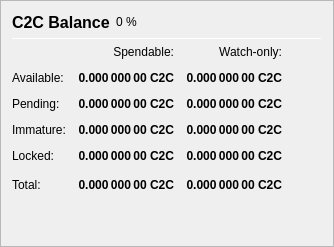
                   <widget class="QFrame" name="frame_Balances">
                    <property name="frameShape">
                     <enum>QFrame::StyledPanel</enum>
                    </property>
                    <property name="frameShadow">
                     <enum>QFrame::Raised</enum>
                    </property>
                    <layout class="QVBoxLayout" name="verticalLayout_4">
                     <item>
                      <layout class="QHBoxLayout" name="horizontalLayout_4">
                       <item>
                        <widget class="QLabel" name="label_5">
                         <property name="minimumSize">
                          <size>
                           <width>0</width>
                           <height>20</height>
                          </size>
                         </property>
                         <property name="font">
                          <font>
                           <pointsize>12</pointsize>
                           <weight>75</weight>
                           <bold>true</bold>
                          </font>
                         </property>
                         <property name="text">
                          <string>C2C Balance</string>
                         </property>
                        </widget>
                       </item>
                       <item>
                        <widget class="QLabel" name="labelC2CPercent">
                         <property name="text">
                          <string notr="true">0 %</string>
                         </property>
                        </widget>
                       </item>
                       <item>
                        <spacer name="horizontalSpacer_3">
                         <property name="orientation">
                          <enum>Qt::Horizontal</enum>
                         </property>
                         <property name="sizeHint" stdset="0">
                          <size>
                           <width>40</width>
                           <height>20</height>
                          </size>
                         </property>
                        </spacer>
                       </item>
                      </layout>
                     </item>
                     <item>
                      <widget class="Line" name="line_Balance">
                       <property name="minimumSize">
                        <size>
                         <width>0</width>
                         <height>1</height>
                        </size>
                       </property>
                       <property name="maximumSize">
                        <size>
                         <width>16777215</width>
                         <height>1</height>
                        </size>
                       </property>
                       <property name="orientation">
                        <enum>Qt::Horizontal</enum>
                       </property>
                      </widget>
                     </item>
                     <item>
                      <layout class="QGridLayout" name="gridLayout">
                       <property name="spacing">
                        <number>12</number>
                       </property>
                       <item row="0" column="1">
                        <widget class="QLabel" name="labelSpendable">
                         <property name="text">
                          <string>Spendable:</string>
                         </property>
                         <property name="alignment">
                          <set>Qt::AlignRight|Qt::AlignTrailing|Qt::AlignVCenter</set>
                         </property>
                        </widget>
                       </item>
                       <item row="0" column="2">
                        <widget class="QLabel" name="labelWatchonly">
                         <property name="text">
                          <string>Watch-only:</string>
                         </property>
                         <property name="alignment">
                          <set>Qt::AlignRight|Qt::AlignTrailing|Qt::AlignVCenter</set>
                         </property>
                        </widget>
                       </item>
                       <item row="1" column="0">
                        <widget class="QLabel" name="labelBalanceText">
                         <property name="text">
                          <string>Available:</string>
                         </property>
                        </widget>
                       </item>
                       <item row="1" column="1">
                        <widget class="QLabel" name="labelBalance">
                         <property name="font">
                          <font>
                           <weight>75</weight>
                           <bold>true</bold>
                          </font>
                         </property>
                         <property name="cursor">
                          <cursorShape>IBeamCursor</cursorShape>
                         </property>
                         <property name="toolTip">
                          <string>Your current spendable balance</string>
                         </property>
                         <property name="text">
                          <string notr="true">0.000 000 00 C2C</string>
                         </property>
                         <property name="alignment">
                          <set>Qt::AlignRight|Qt::AlignTrailing|Qt::AlignVCenter</set>
                         </property>
                         <property name="textInteractionFlags">
                          <set>Qt::LinksAccessibleByMouse|Qt::TextSelectableByKeyboard|Qt::TextSelectableByMouse</set>
                         </property>
                        </widget>
                       </item>
                       <item row="1" column="2">
                        <widget class="QLabel" name="labelWatchAvailable">
                         <property name="font">
                          <font>
                           <weight>75</weight>
                           <bold>true</bold>
                          </font>
                         </property>
                         <property name="cursor">
                          <cursorShape>IBeamCursor</cursorShape>
                         </property>
                         <property name="toolTip">
                          <string>Your current balance in watch-only addresses</string>
                         </property>
                         <property name="text">
                          <string notr="true">0.000 000 00 C2C</string>
                         </property>
                         <property name="alignment">
                          <set>Qt::AlignRight|Qt::AlignTrailing|Qt::AlignVCenter</set>
                         </property>
                         <property name="textInteractionFlags">
                          <set>Qt::LinksAccessibleByMouse|Qt::TextSelectableByKeyboard|Qt::TextSelectableByMouse</set>
                         </property>
                        </widget>
                       </item>
                       <item row="2" column="0">
                        <widget class="QLabel" name="labelPendingText">
                         <property name="text">
                          <string>Pending:</string>
                         </property>
                        </widget>
                       </item>
                       <item row="2" column="1">
                        <widget class="QLabel" name="labelUnconfirmed">
                         <property name="font">
                          <font>
                           <weight>75</weight>
                           <bold>true</bold>
                          </font>
                         </property>
                         <property name="cursor">
                          <cursorShape>IBeamCursor</cursorShape>
                         </property>
                         <property name="toolTip">
                          <string>Total of transactions that have yet to be confirmed, and do not yet count toward the spendable balance</string>
                         </property>
                         <property name="text">
                          <string notr="true">0.000 000 00 C2C</string>
                         </property>
                         <property name="alignment">
                          <set>Qt::AlignRight|Qt::AlignTrailing|Qt::AlignVCenter</set>
                         </property>
                         <property name="textInteractionFlags">
                          <set>Qt::LinksAccessibleByMouse|Qt::TextSelectableByKeyboard|Qt::TextSelectableByMouse</set>
                         </property>
                        </widget>
                       </item>
                       <item row="2" column="2">
                        <widget class="QLabel" name="labelWatchPending">
                         <property name="font">
                          <font>
                           <weight>75</weight>
                           <bold>true</bold>
                          </font>
                         </property>
                         <property name="cursor">
                          <cursorShape>IBeamCursor</cursorShape>
                         </property>
                         <property name="toolTip">
                          <string>Unconfirmed transactions to watch-only addresses</string>
                         </property>
                         <property name="text">
                          <string notr="true">0.000 000 00 C2C</string>
                         </property>
                         <property name="alignment">
                          <set>Qt::AlignRight|Qt::AlignTrailing|Qt::AlignVCenter</set>
                         </property>
                         <property name="textInteractionFlags">
                          <set>Qt::LinksAccessibleByMouse|Qt::TextSelectableByKeyboard|Qt::TextSelectableByMouse</set>
                         </property>
                        </widget>
                       </item>
                       <item row="3" column="0">
                        <widget class="QLabel" name="labelImmatureText">
                         <property name="text">
                          <string>Immature:</string>
                         </property>
                        </widget>
                       </item>
                       <item row="3" column="1">
                        <widget class="QLabel" name="labelImmature">
                         <property name="font">
                          <font>
                           <weight>75</weight>
                           <bold>true</bold>
                          </font>
                         </property>
                         <property name="cursor">
                          <cursorShape>IBeamCursor</cursorShape>
                         </property>
                         <property name="toolTip">
                          <string>Staked or masternode rewards that has not yet matured</string>
                         </property>
                         <property name="text">
                          <string notr="true">0.000 000 00 C2C</string>
                         </property>
                         <property name="alignment">
                          <set>Qt::AlignRight|Qt::AlignTrailing|Qt::AlignVCenter</set>
                         </property>
                         <property name="textInteractionFlags">
                          <set>Qt::LinksAccessibleByMouse|Qt::TextSelectableByKeyboard|Qt::TextSelectableByMouse</set>
                         </property>
                        </widget>
                       </item>
                       <item row="3" column="2">
                        <widget class="QLabel" name="labelWatchImmature">
                         <property name="font">
                          <font>
                           <weight>75</weight>
                           <bold>true</bold>
                          </font>
                         </property>
                         <property name="cursor">
                          <cursorShape>IBeamCursor</cursorShape>
                         </property>
                         <property name="toolTip">
                          <string>Staked or masternode rewards in watch-only addresses that has not yet matured</string>
                         </property>
                         <property name="text">
                          <string notr="true">0.000 000 00 C2C</string>
                         </property>
                         <property name="alignment">
                          <set>Qt::AlignRight|Qt::AlignTrailing|Qt::AlignVCenter</set>
                         </property>
                         <property name="textInteractionFlags">
                          <set>Qt::LinksAccessibleByMouse|Qt::TextSelectableByKeyboard|Qt::TextSelectableByMouse</set>
                         </property>
                        </widget>
                       </item>
                       <item row="4" column="0">
                        <widget class="QLabel" name="labelLockedBalanceText">
                         <property name="toolTip">
                          <string>Locked C2C or Masternode collaterals. These are excluded from zC2C minting.</string>
                         </property>
                         <property name="text">
                          <string>Locked:</string>
                         </property>
                        </widget>
                       </item>
                       <item row="4" column="1">
                        <widget class="QLabel" name="labelLockedBalance">
                         <property name="font">
                          <font>
                           <weight>75</weight>
                           <bold>true</bold>
                          </font>
                         </property>
                         <property name="cursor">
                          <cursorShape>IBeamCursor</cursorShape>
                         </property>
                         <property name="toolTip">
                          <string>Locked C2C or Masternode collaterals. These are excluded from zC2C minting.</string>
                         </property>
                         <property name="text">
                          <string notr="true">0.000 000 00 C2C</string>
                         </property>
                         <property name="alignment">
                          <set>Qt::AlignRight|Qt::AlignTrailing|Qt::AlignVCenter</set>
                         </property>
                         <property name="textInteractionFlags">
                          <set>Qt::LinksAccessibleByMouse|Qt::TextSelectableByKeyboard|Qt::TextSelectableByMouse</set>
                         </property>
                        </widget>
                       </item>
                       <item row="4" column="2">
                        <widget class="QLabel" name="labelWatchLocked">
                         <property name="font">
                          <font>
                           <weight>75</weight>
                           <bold>true</bold>
                          </font>
                         </property>
                         <property name="cursor">
                          <cursorShape>IBeamCursor</cursorShape>
                         </property>
                         <property name="toolTip">
                          <string>Current locked balance in watch-only addresses</string>
                         </property>
                         <property name="text">
                          <string notr="true">0.000 000 00 C2C</string>
                         </property>
                         <property name="alignment">
                          <set>Qt::AlignRight|Qt::AlignTrailing|Qt::AlignVCenter</set>
                         </property>
                         <property name="textInteractionFlags">
                          <set>Qt::LinksAccessibleByMouse|Qt::TextSelectableByKeyboard|Qt::TextSelectableByMouse</set>
                         </property>
                        </widget>
                       </item>
                       <item row="5" column="0">
                        <widget class="QLabel" name="labelTotalText">
                         <property name="text">
                          <string>Total:</string>
                         </property>
                         <property name="toolTip">
                          <string>Your current CHUNICOIN balance, unconfirmed and immature transactions included</string>
                         </property>
                        </widget>
                       </item>
                       <item row="5" column="1">
                        <widget class="QLabel" name="labelTotal">
                         <property name="font">
                          <font>
                           <weight>75</weight>
                           <bold>true</bold>
                          </font>
                         </property>
                         <property name="cursor">
                          <cursorShape>IBeamCursor</cursorShape>
                         </property>
                         <property name="toolTip">
                          <string>Your current CHUNICOIN balance, unconfirmed and immature transactions included</string>
                         </property>
                         <property name="text">
                          <string notr="true">0.000 000 00 C2C</string>
                         </property>
                         <property name="alignment">
                          <set>Qt::AlignRight|Qt::AlignTrailing|Qt::AlignVCenter</set>
                         </property>
                         <property name="textInteractionFlags">
                          <set>Qt::LinksAccessibleByMouse|Qt::TextSelectableByKeyboard|Qt::TextSelectableByMouse</set>
                         </property>
                        </widget>
                       </item>
                       <item row="5" column="2">
                        <widget class="QLabel" name="labelWatchTotal">
                         <property name="font">
                          <font>
                           <weight>75</weight>
                           <bold>true</bold>
                          </font>
                         </property>
                         <property name="cursor">
                          <cursorShape>IBeamCursor</cursorShape>
                         </property>
                         <property name="toolTip">
                          <string>Current total balance in watch-only addresses</string>
                         </property>
                         <property name="text">
                          <string notr="true">0.000 000 00 C2C</string>
                         </property>
                         <property name="alignment">
                          <set>Qt::AlignRight|Qt::AlignTrailing|Qt::AlignVCenter</set>
                         </property>
                         <property name="textInteractionFlags">
                          <set>Qt::LinksAccessibleByMouse|Qt::TextSelectableByKeyboard|Qt::TextSelectableByMouse</set>
                         </property>
                        </widget>
                       </item>
                       <item row="5" column="3">
                        <spacer name="horizontalSpacer_9">
                         <property name="orientation">
                          <enum>Qt::Horizontal</enum>
                         </property>
                         <property name="sizeHint" stdset="0">
                          <size>
                           <width>40</width>
                           <height>20</height>
                          </size>
                         </property>
                        </spacer>
                       </item>
                      </layout>
                     </item>
                     <item>
                      <spacer name="verticalSpacer_3">
                       <property name="orientation">
                        <enum>Qt::Vertical</enum>
                       </property>
                       <property name="sizeHint" stdset="0">
                        <size>
                         <width>20</width>
                         <height>40</height>
                        </size>
                       </property>
                      </spacer>
                     </item>
                    </layout>
                   </widget>
